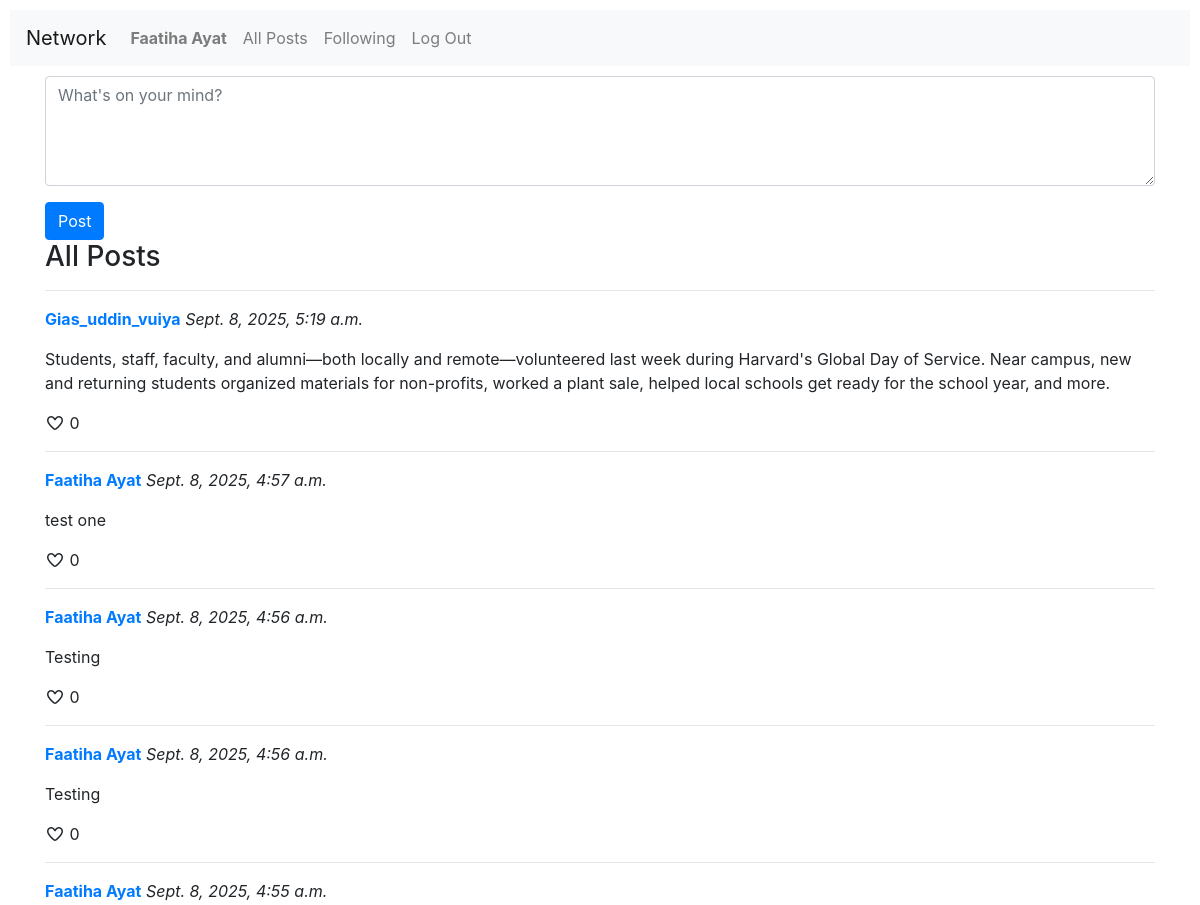
/ (signed in, upper part), run on an earlier commit of the app's database.
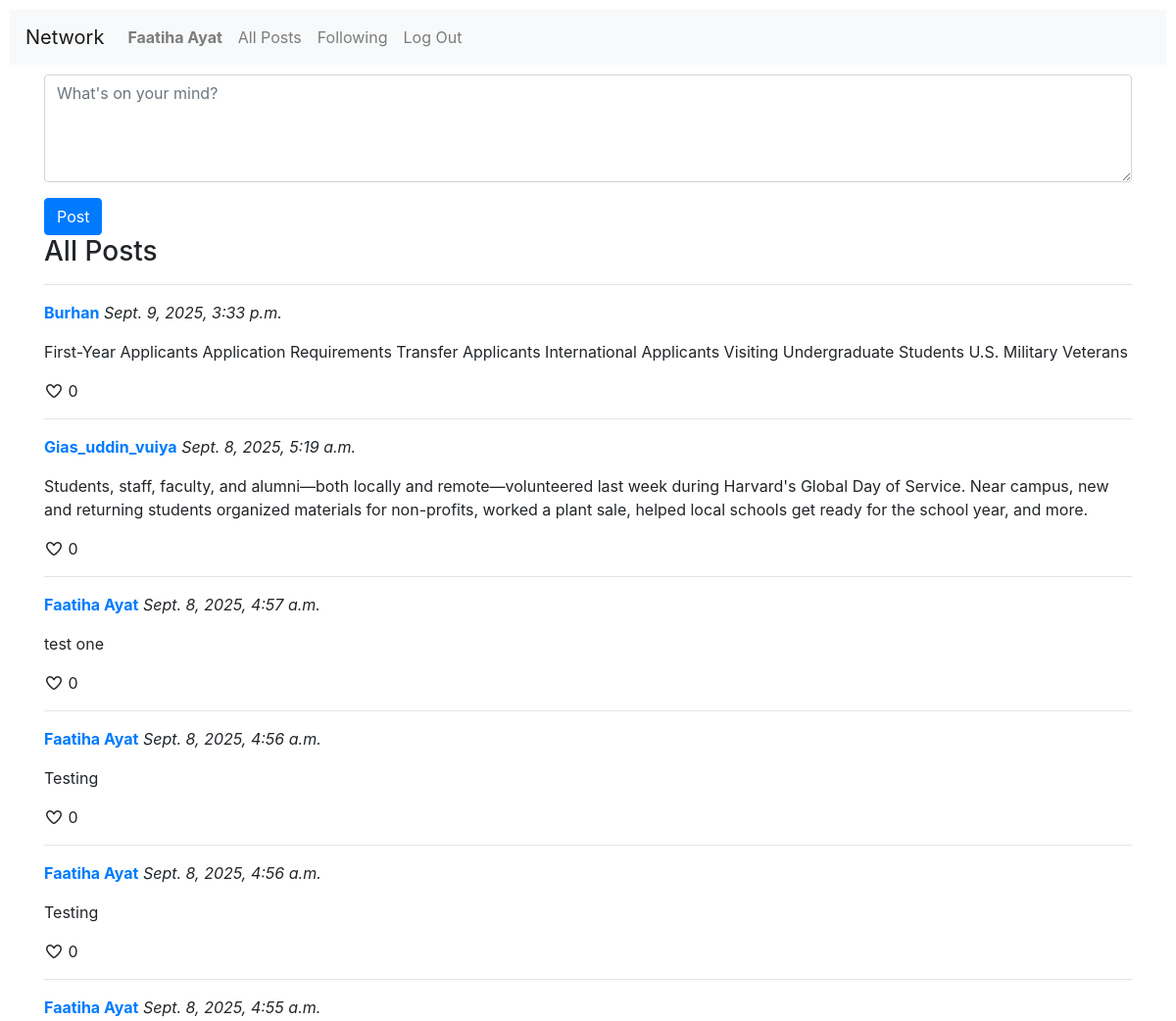
And on a later commit of the database.
### network/models.py (models this page shows, shortened)
class Post(models.Model):
    user = models.ForeignKey(User, on_delete=models.CASCADE, related_name="posts")
    content = models.TextField()
    timestamp = models.DateTimeField(auto_now_add=True)

class User(AbstractUser):
    pass

### network/views.py (the view, shortened to what this page needs)
# urls.py: path("", views.index, name="index"),
def index(request):
    posts = Post.objects.all().order_by("-timestamp").all()
    return render(request, "network/index.html", {
        "posts": posts
    })

### network/templates/network/index.html (shortened to what this page needs)
{% extends "network/layout.html" %}
{% block body %}
    {% if user.is_authenticated %}
        <div class="container">
            <section class="create-post">
                <form action="{% url 'index'%}" method="post">
                    <div class="form-group">
                        <textarea class="form-control" name="content" placeholder="What's on your mind?" cols="10" rows="4"></textarea>
                    </div>
                    <input class="btn btn-primary" type="submit" value="Post">
                </form>
            </section>
            <section class="all-posts">
                <h3>All Posts</h3>
                <hr>
                {% for post in posts %}
                    <div class="post">
                        <p><strong><a href="{% url 'profile' post.user.username %}">{{ post.user.username }}</a></strong> <em>{{ post.timestamp }}</em></p>
                        <p>{{ post.content }}</p>
                        <i class="fa-regular fa-heart"></i> <span>0</span>
                        <hr>
                    </div>
                {% empty %}
                    <p>No posts available.</p>
                {% endfor %}
            </section>
        </div>
    {% endif %}
{% endblock %}

What changed in the data, as far as the page shows it:
added Post: user.username "Burhan", timestamp "Sept. 9, 2025, 3:33 p.m.", content "First-Year Applicants Application Requirements Transfer Applicants International Applicants Visiting Undergraduate Students U.S. Military Veterans"
